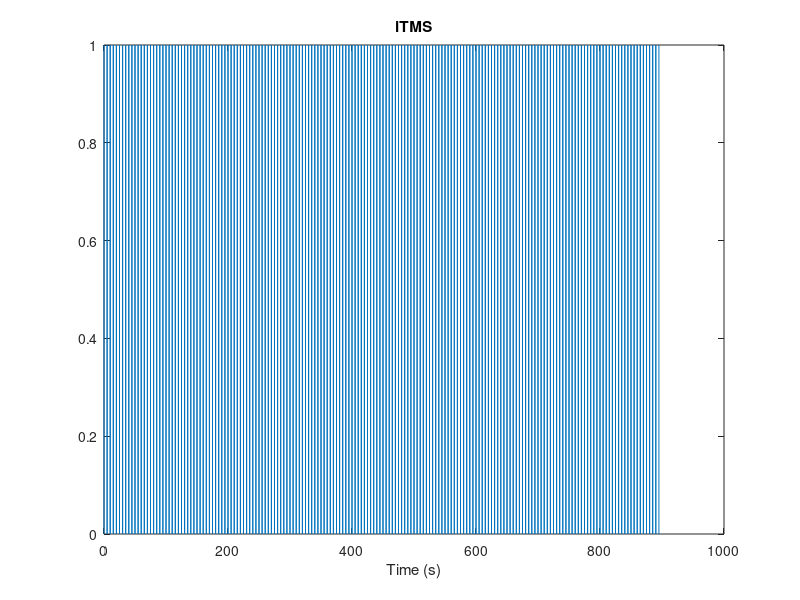

The MATLAB script that drew this image:
clear; close all; clc;

%%

% Provide the TMS protocol to build
tms_protocol = 'iTMS'; % 'iTBS'|'cTBS'|'10Hz'|'1Hz'|'QPS'|'iTMS'

%% TMS intervention builder

switch tms_protocol
    case 'iTBS'
        pulses_in_burst = 3;
        inter_pulse_interval = 0.02;
        bursts_in_train = 10;
        inter_burst_interval = 0.2;
        trains_in_protocol = 20;
        inter_train_interval = 10;
    case 'cTBS'
        pulses_in_burst = 3;
        inter_pulse_interval = 0.02;
        bursts_in_train = 200;
        inter_burst_interval = 0.2;
        trains_in_protocol = 1;
        inter_train_interval = 0;
    case '10Hz'
        pulses_in_burst = 40;
        inter_pulse_interval = 0.1;
        bursts_in_train = 75;
        inter_burst_interval = 30;
        trains_in_protocol = 1;
        inter_train_interval = 0;
    case '1Hz'
        pulses_in_burst = 600;
        inter_pulse_interval = 1;
        bursts_in_train = 1;
        inter_burst_interval = 0;
        trains_in_protocol = 1;
        inter_train_interval = 0;
    case 'QPS'
        pulses_in_burst = 4;
        inter_pulse_interval = 0.005;
        bursts_in_train = 360;
        inter_burst_interval = 5;
        trains_in_protocol = 1;
        inter_train_interval = 0;
    case 'iTMS'
        pulses_in_burst = 2;
        inter_pulse_interval = 0.0015;
        bursts_in_train = 180;
        inter_burst_interval = 5;
        trains_in_protocol = 1;
        inter_train_interval = 0;
    otherwise
        fprintf('Invalid TMS protocol name.\n');
end

% Build the protocol
protcol_mat = zeros(trains_in_protocol,bursts_in_train,pulses_in_burst);
protocol_mat(1,1,1) = 0;
for i = 2:trains_in_protocol
        protocol_mat(i,:) = protocol_mat(i-1) + inter_train_interval;
end
for i = 1:trains_in_protocol
    for j = 2:bursts_in_train
        protocol_mat(i,j) = protocol_mat(i,j-1) + inter_burst_interval;
    end
end
for i = 1:trains_in_protocol
    for j = 1:bursts_in_train
        for k = 2:pulses_in_burst
            protocol_mat(i,j,k) = protocol_mat(i,j,k-1) + inter_pulse_interval;
        end
    end
end

% Reverse so matrix is pulse x burst x train
Ap = permute(protocol_mat, [3 2 1]);
protocol_vec = Ap(:);

% Calculate time vector and final protocol
ipis = [inter_pulse_interval,inter_burst_interval,inter_train_interval];
minipi = min(ipis(ipis>0));
time = protocol_vec(1):0.001:protocol_vec(end);

protocol_final = zeros(1,length(time));
for i = 1:length(protocol_vec)
    [~,ti] = min(abs(protocol_vec(i)-time));
    protocol_final(ti) = 1;
end

% Total pulses
total_pulses = pulses_in_burst*bursts_in_train*trains_in_protocol;
fprintf('Total pulses = %d\n',total_pulses);

% Total duration (first pulse to last pulse)
total_duration = time(end);
fprintf('Total duration = %.2f s\n',total_duration);

% Figure of the protocol
figure('color','w');
plot(time,protocol_final);
xlabel('Time (s)');
title(tms_protocol);
